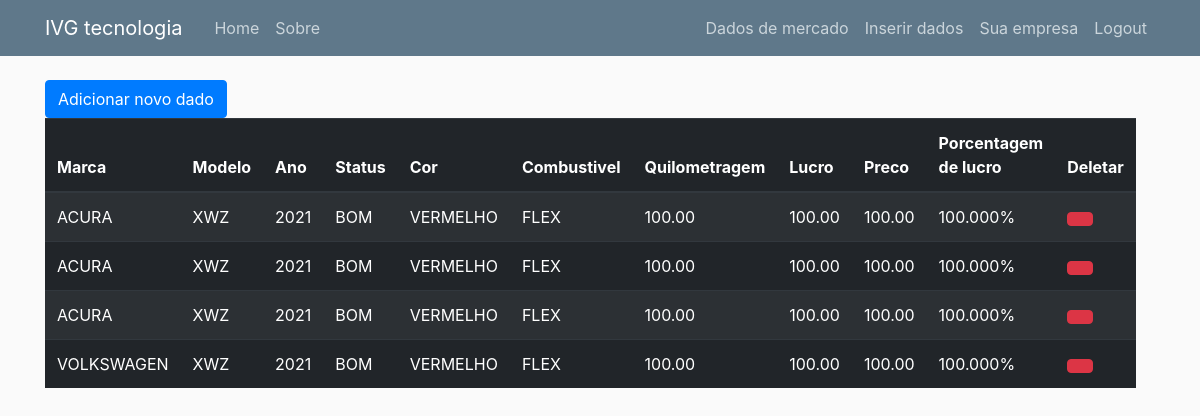
/Data/VisualMerc/ (signed in), run on an earlier commit of the app's database.
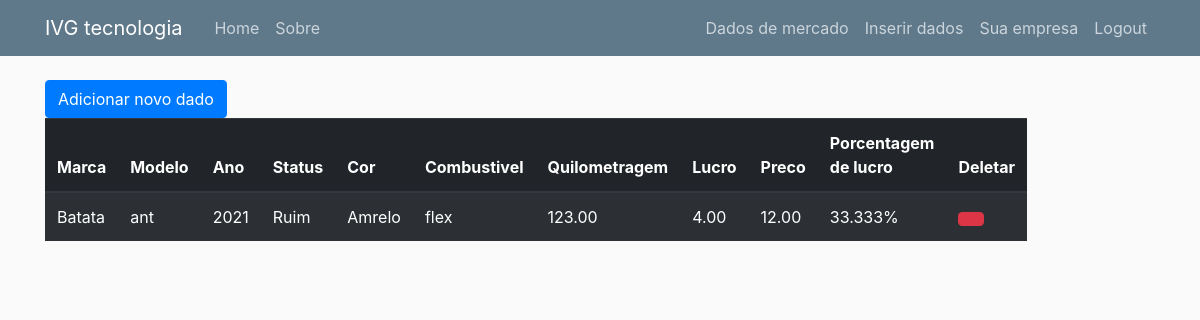
And on a later commit of the database.
### data/models.py (models this page shows)
class DataDB(models.Model):
	marca=models.CharField(max_length = 30,error_messages={'required':'Favor inserir uma marca'})
	modelo=models.CharField(max_length = 60,error_messages={'required':'Favor inserir um modelo'})
	ano=models.IntegerField(
		validators=[MinValueValidator(1960,'Favor inserir acima 1960.'), MaxValueValidator(2023,'Favor inserir abaixo 2023.')],
		error_messages={'required':'Favor inserir uma ano'})
	localidade=models.CharField(max_length = 30)
	status=models.CharField(max_length= 10)
	cor=models.CharField(max_length= 20)
	combustivel=models.CharField(max_length= 15)
	quilometragem=models.DecimalField(max_digits= 10,decimal_places=2,max_length= 12,
		error_messages={'required':'Favor inserir a quilometragem','max_digits':'Favor inserir uma kilometragem menor.','decimal_places':'Favor so por 2 casas decimais.'})
	lucro=models.DecimalField(max_digits= 10,decimal_places=2,max_length= 12,
		error_messages={'required':'Favor inserir o lucro','max_digits':'Favor inserir um lucro menor.','decimal_places':'Favor so por 2 casas decimais.'})
	preco=models.DecimalField(max_digits= 10,decimal_places=2,max_length= 12,
		error_messages={'required':'Favor inserir o lucro','max_digits':'Favor inserir um lucro menor.','decimal_places':'Favor so por 2 casas decimais.'})
	margem_de_lucro=models.DecimalField(max_digits= 10,decimal_places=3,max_length= 12)
	data_postada = models.DateTimeField(default=timezone.now)
	autor = models.ForeignKey(User, on_delete=models.CASCADE)

### data/views.py (the view)
# urls.py: path('VisualMerc/', views.VisualizarMercado, name = 'data-VisualizarMercado'),
@login_required
def VisualizarMercado(request):
	query= DataDB.objects.all()
	return render(request, 'data/visualizarmercado.html', {'query': query})

### data/templates/data/visualizarmercado.html
{% extends "APP_IVG/layout.html" %}
{% block content %}
	<a href="{% url 'data-InsiraDado' %}" class="btn btn-primary">Adicionar novo dado</a></span>
	<table id="bootstrapdatatable" class="table table-striped table-dark" width="100%">
		<thead>
            <th>Marca</th>
            <th>Modelo</th>
            <th>Ano</th>
            <th>Status</th>
            <th>Cor</th>
            <th>Combustivel</th>
            <th>Quilometragem</th>
            <th>Lucro</th>
            <th>Preco</th>
            <th>Porcentagem de lucro</th>
            <th>Deletar</th>
        </thead>
		{% for q in query %}
		<tr>
			<td> {{ q.marca }} </td>
			<td> {{ q.modelo }} </td>
			<td> {{ q.ano }} </td>
			<td> {{ q.status }} </td>
			<td> {{ q.cor }} </td>
			<td> {{ q.combustivel }} </td>
			<td> {{ q.quilometragem }} </td>
			<td> {{ q.lucro }} </td>
			<td> {{ q.preco }} </td>
			<td> {{ q.margem_de_lucro }}%</td>
			<td><a href="{% url 'data-Deletar' q.id %}" class="btn btn-danger"></a></td>
		</tr>
		{% endfor %}
	</table>
{% endblock content %}

### APP_IVG/templates/APP_IVG/layout.html (shortened to what this page needs)
{% load static %}
<!DOCTYPE html>
<html>
<head>
    <link rel="stylesheet" href="https://maxcdn.bootstrapcdn.com/bootstrap/4.0.0/css/bootstrap.min.css">
    <link rel="stylesheet" type="text/css" href="{% static 'APP_IVG/main.css' %}">
</head>
<body>
	<header class="site-header">
      <nav class="navbar navbar-expand-md navbar-dark bg-steel fixed-top">
        <div class="container">
          <a class="navbar-brand mr-4" href="{% url 'APP_IVG-Homepage' %}">IVG tecnologia</a>
          <div class="collapse navbar-collapse" id="navbarToggle">
            <div class="navbar-nav mr-auto">
              <a class="nav-item nav-link" href="{% url 'APP_IVG-Homepage' %}">Home</a>
              <a class="nav-item nav-link" href="{% url 'APP_IVG-Sobre' %}">Sobre</a>
            </div>
            <div class="navbar-nav">
              {% if user.is_authenticated %}
                <a class="nav-item nav-link" href="{% url 'data-VisualizarMercado' %}">Dados de mercado</a>
                <a class="nav-item nav-link" href="{% url 'data-InsiraDado' %}">Inserir dados</a>
                <a class="nav-item nav-link" href="{% url 'Empresa' %}">Sua empresa</a>
                <a class="nav-item nav-link" href="{% url 'Logout' %}">Logout</a>
              {% else %}
                <a class="nav-item nav-link" href="{% url 'Login' %}">Login</a>
                <a class="nav-item nav-link" href="{% url 'Cadastro' %}">Register</a>
              {% endif %}
            </div>
          </div>
        </div>
      </nav>
    </header>
    <main role="main" class="container">
    <div class="row">
	   <div class="col-md-8">
		  {% block content %}{% endblock %}
	   </div>
	  </div>
    </main>
</body>
</html>

### APP_IVG/static/APP_IVG/main.css (style rules this page uses)
body { background: #fafafa; color: #333333; margin-top: 5rem; }
.bg-steel { background-color: #5f788a; }
.site-header .navbar-nav .nav-link { color: #cbd5db; }

What changed in the data, as far as the page shows it:
removed DataDB: marca "ACURA", modelo "XWZ", ano "2021", status "BOM", cor "VERMELHO", combustivel "FLEX", quilometragem "100.00", lucro "100.00", preco "100.00", margem_de_lucro "100.000"
removed DataDB: marca "ACURA", modelo "XWZ", ano "2021", status "BOM", cor "VERMELHO", combustivel "FLEX", quilometragem "100.00", lucro "100.00", preco "100.00", margem_de_lucro "100.000"
removed DataDB: marca "ACURA", modelo "XWZ", ano "2021", status "BOM", cor "VERMELHO", combustivel "FLEX", quilometragem "100.00", lucro "100.00", preco "100.00", margem_de_lucro "100.000"
removed DataDB: marca "VOLKSWAGEN", modelo "XWZ", ano "2021", status "BOM", cor "VERMELHO", combustivel "FLEX", quilometragem "100.00", lucro "100.00", preco "100.00", margem_de_lucro "100.000"
added DataDB: marca "Batata", modelo "ant", ano "2021", status "Ruim", cor "Amrelo", combustivel "flex", quilometragem "123.00", lucro "4.00", preco "12.00", margem_de_lucro "33.333"
